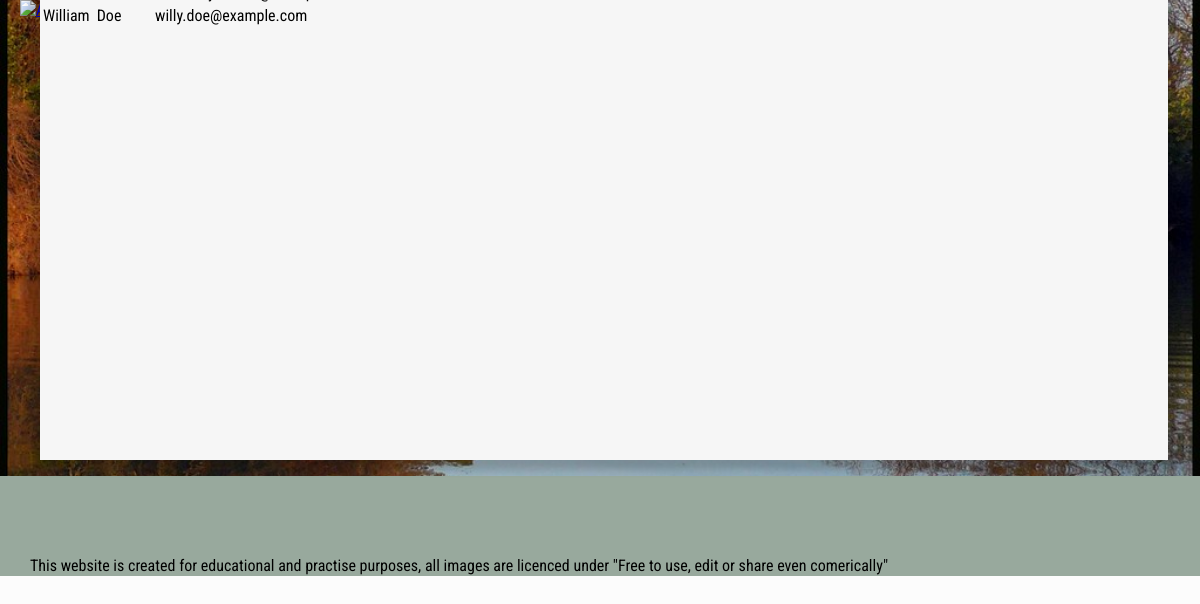
Page /trip_members.php?trip_detail_id=2 (signed in) on the committed database.
### tables this page shows
CREATE TABLE `membertrips` (
  `MemberTripId` int(11) NOT NULL,
  `MemberFirstName` varchar(255) NOT NULL,
  `MemberLastName` varchar(255) NOT NULL,
  `MemberEmail` varchar(255) NOT NULL,
  `TripId` int(11) NOT NULL
);

### trip_members.php (the view, shortened to what this page needs)
<?php
	include("includes/publicconnection.php");
	require("includes/head.php");
	$trip_detail_id = trim($_GET['trip_detail_id']);
	$trip_member_query = "SELECT `MemberTripId`, `MemberFirstName`, `MemberLastName`, `MemberEmail`, `MemberTrips`.`TripId`, `TripTypeId`, `UserId`, `Date`
	FROM `MemberTrips`, `Trips`
	WHERE `Trips`.`TripId`=`MemberTrips`.`TripId`
	AND `MemberTrips`.`TripId`= ?";
	$trip_member_stmt = mysqli_prepare($dbc, $trip_member_query);
	mysqli_stmt_bind_param($trip_member_stmt, "i", $trip_detail_id);
	mysqli_stmt_execute($trip_member_stmt);
	$trip_member_result = mysqli_stmt_get_result($trip_member_stmt);
?>
<div class="content">
		<table>
		<?php while($results_rows=mysqli_fetch_assoc($trip_member_result)) {?>
		<tr class="members">
			<td><?php echo $results_rows['MemberFirstName']; ?></td>
			<td><?php echo $results_rows['MemberLastName']; ?></td>
			<td><?php echo $results_rows['MemberEmail']; ?></td>
		</tr>
		<?php } ?>
	</table>
</div>
<?php
	require("includes/footer.php");
?>

### css/styles4.css (style rules this page uses)
body { margin: 0 auto; font-family: 'Roboto Condensed', sans-serif; background-color: rgba(252, 252, 252, 1); }
.content { background-color: rgba(246, 246, 246, 1); height: 40vw; width: 94vw; margin-left: 40px; margin-right: 40px; margin-top: -500px; box-shadow: 0px 0px 8px 10px rgba(0, 0, 0, 0.2); animation-name: fade-in; animation-duration: 0.9s; animation-timing-function: ease-in-out; animation-delay: 0.1s; animation-iteration-count: 1; }

### rows in the picture
membertrips: MemberFirstName "William", MemberLastName "Doe", MemberEmail "willy.doe@example.com"
